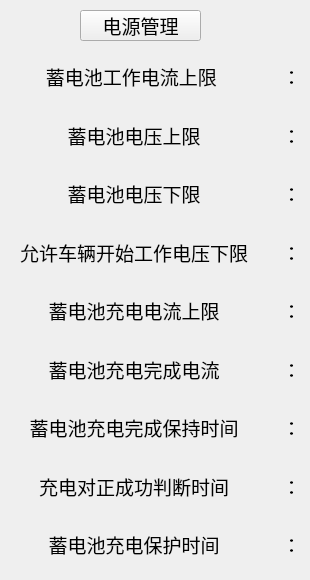
     <widget class="QWidget" name="page_9">
      <widget class="QWidget" name="layoutWidget_5">
       <property name="geometry">
        <rect>
         <x>20</x>
         <y>50</y>
         <width>281</width>
         <height>521</height>
        </rect>
       </property>
       <layout class="QHBoxLayout" name="horizontalLayout_3">
        <item>
         <layout class="QVBoxLayout" name="verticalLayout_4">
          <item>
           <widget class="QLabel" name="label">
            <property name="font">
             <font>
              <pointsize>14</pointsize>
             </font>
            </property>
            <property name="text">
             <string>蓄电池工作电流上限 </string>
            </property>
            <property name="alignment">
             <set>Qt::AlignCenter</set>
            </property>
           </widget>
          </item>
          <item>
           <widget class="QLabel" name="label_2">
            <property name="font">
             <font>
              <pointsize>14</pointsize>
             </font>
            </property>
            <property name="text">
             <string>蓄电池电压上限</string>
            </property>
            <property name="alignment">
             <set>Qt::AlignCenter</set>
            </property>
           </widget>
          </item>
          <item>
           <widget class="QLabel" name="label_3">
            <property name="font">
             <font>
              <pointsize>14</pointsize>
             </font>
            </property>
            <property name="text">
             <string>蓄电池电压下限</string>
            </property>
            <property name="alignment">
             <set>Qt::AlignCenter</set>
            </property>
           </widget>
          </item>
          <item>
           <widget class="QLabel" name="label_4">
            <property name="font">
             <font>
              <pointsize>14</pointsize>
             </font>
            </property>
            <property name="text">
             <string>允许车辆开始工作电压下限</string>
            </property>
            <property name="alignment">
             <set>Qt::AlignCenter</set>
            </property>
           </widget>
          </item>
          <item>
           <widget class="QLabel" name="label_5">
            <property name="font">
             <font>
              <pointsize>14</pointsize>
             </font>
            </property>
            <property name="text">
             <string>蓄电池充电电流上限</string>
            </property>
            <property name="alignment">
             <set>Qt::AlignCenter</set>
            </property>
           </widget>
          </item>
          <item>
           <widget class="QLabel" name="label_6">
            <property name="font">
             <font>
              <pointsize>14</pointsize>
             </font>
            </property>
            <property name="text">
             <string>蓄电池充电完成电流</string>
            </property>
            <property name="alignment">
             <set>Qt::AlignCenter</set>
            </property>
           </widget>
          </item>
          <item>
           <widget class="QLabel" name="label_7">
            <property name="font">
             <font>
              <pointsize>14</pointsize>
             </font>
            </property>
            <property name="text">
             <string>蓄电池充电完成保持时间</string>
            </property>
            <property name="alignment">
             <set>Qt::AlignCenter</set>
            </property>
           </widget>
          </item>
          <item>
           <widget class="QLabel" name="label_9">
            <property name="font">
             <font>
              <pointsize>14</pointsize>
             </font>
            </property>
            <property name="text">
             <string>充电对正成功判断时间</string>
            </property>
            <property name="alignment">
             <set>Qt::AlignCenter</set>
            </property>
           </widget>
          </item>
          <item>
           <widget class="QLabel" name="label_8">
            <property name="font">
             <font>
              <pointsize>14</pointsize>
             </font>
            </property>
            <property name="text">
             <string>蓄电池充电保护时间</string>
            </property>
            <property name="alignment">
             <set>Qt::AlignCenter</set>
            </property>
           </widget>
          </item>
         </layout>
        </item>
        <item>
         <layout class="QVBoxLayout" name="verticalLayout_5">
          <item>
           <widget class="QLabel" name="label_10">
            <property name="font">
             <font>
              <pointsize>14</pointsize>
             </font>
            </property>
            <property name="text">
             <string>：</string>
            </property>
            <property name="alignment">
             <set>Qt::AlignRight|Qt::AlignTrailing|Qt::AlignVCenter</set>
            </property>
           </widget>
          </item>
          <item>
           <widget class="QLabel" name="label_12">
            <property name="font">
             <font>
              <pointsize>14</pointsize>
             </font>
            </property>
            <property name="text">
             <string>：</string>
            </property>
            <property name="alignment">
             <set>Qt::AlignRight|Qt::AlignTrailing|Qt::AlignVCenter</set>
            </property>
           </widget>
          </item>
          <item>
           <widget class="QLabel" name="label_11">
            <property name="font">
             <font>
              <pointsize>14</pointsize>
             </font>
            </property>
            <property name="text">
             <string>：</string>
            </property>
            <property name="alignment">
             <set>Qt::AlignRight|Qt::AlignTrailing|Qt::AlignVCenter</set>
            </property>
           </widget>
          </item>
          <item>
           <widget class="QLabel" name="label_13">
            <property name="font">
             <font>
              <pointsize>14</pointsize>
             </font>
            </property>
            <property name="text">
             <string>：</string>
            </property>
            <property name="alignment">
             <set>Qt::AlignRight|Qt::AlignTrailing|Qt::AlignVCenter</set>
            </property>
           </widget>
          </item>
          <item>
           <widget class="QLabel" name="label_14">
            <property name="font">
             <font>
              <pointsize>14</pointsize>
             </font>
            </property>
            <property name="text">
             <string>：</string>
            </property>
            <property name="alignment">
             <set>Qt::AlignRight|Qt::AlignTrailing|Qt::AlignVCenter</set>
            </property>
           </widget>
          </item>
          <item>
           <widget class="QLabel" name="label_15">
            <property name="font">
             <font>
              <pointsize>14</pointsize>
             </font>
            </property>
            <property name="text">
             <string>：</string>
            </property>
            <property name="alignment">
             <set>Qt::AlignRight|Qt::AlignTrailing|Qt::AlignVCenter</set>
            </property>
           </widget>
          </item>
          <item>
           <widget class="QLabel" name="label_16">
            <property name="font">
             <font>
              <pointsize>14</pointsize>
             </font>
            </property>
            <property name="text">
             <string>：</string>
            </property>
            <property name="alignment">
             <set>Qt::AlignRight|Qt::AlignTrailing|Qt::AlignVCenter</set>
            </property>
           </widget>
          </item>
          <item>
           <widget class="QLabel" name="label_17">
            <property name="font">
             <font>
              <pointsize>14</pointsize>
             </font>
            </property>
            <property name="text">
             <string>：</string>
            </property>
            <property name="alignment">
             <set>Qt::AlignRight|Qt::AlignTrailing|Qt::AlignVCenter</set>
            </property>
           </widget>
          </item>
          <item>
           <widget class="QLabel" name="label_18">
            <property name="font">
             <font>
              <pointsize>14</pointsize>
             </font>
            </property>
            <property name="text">
             <string>：</string>
            </property>
            <property name="alignment">
             <set>Qt::AlignRight|Qt::AlignTrailing|Qt::AlignVCenter</set>
            </property>
           </widget>
          </item>
         </layout>
        </item>
       </layout>
      </widget>
      <widget class="QPushButton" name="pushButton_2">
       <property name="geometry">
        <rect>
         <x>80</x>
         <y>10</y>
         <width>121</width>
         <height>31</height>
        </rect>
       </property>
       <property name="font">
        <font>
         <pointsize>14</pointsize>
        </font>
       </property>
       <property name="layoutDirection">
        <enum>Qt::LeftToRight</enum>
       </property>
       <property name="text">
        <string>电源管理</string>
       </property>
      </widget>
     </widget>
